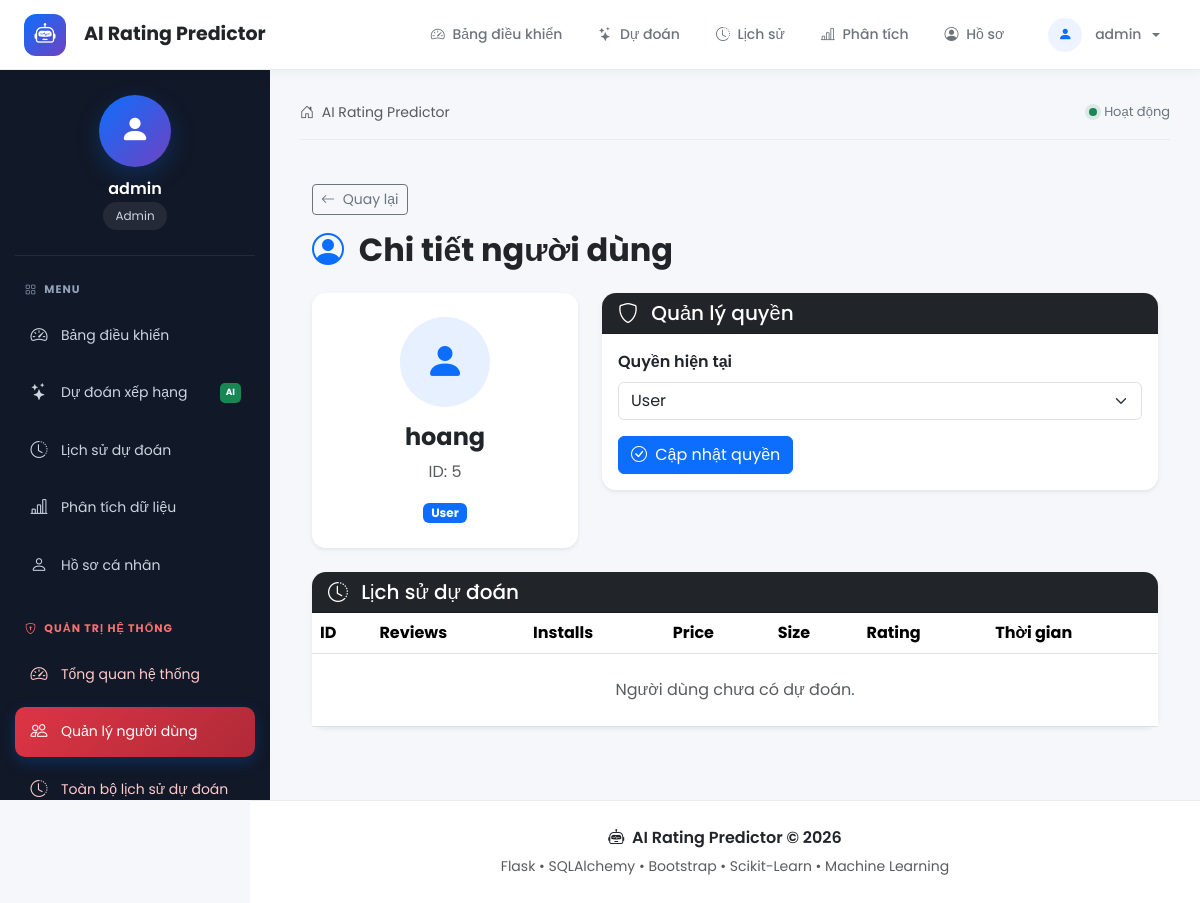
The app's page /admin/users/5 (signed in) with its own data.
### models/user.py (models this page shows, shortened)
class User(db.Model):
    __tablename__ = "users"
    id = db.Column(
        db.Integer,
        primary_key=True
    )
    username = db.Column(
        db.String(100),
        unique=True,
        nullable=False
    )
    password_hash = db.Column(
        db.String(255),
        nullable=False
    )
    role = db.Column(
        db.String(30),
        nullable=False,
        default="User"
    )
    created_at = db.Column(
        db.DateTime,
        default=datetime.utcnow
    )
    predictions = db.relationship(
        "Prediction",
        back_populates="user",
        cascade="all, delete-orphan"
    )

### routes/admin.py (the view, shortened to what this page needs)
@admin_bp.route("/users/<int:user_id>")
def user_detail(user_id):
    user = User.query.get_or_404(
        user_id
    )
    predictions = (
        Prediction.query
        .filter_by(user_id=user.id)
        .order_by(
            Prediction.created_at.desc()
        )
        .all()
    )
    return render_template(
        "admin/user_detail.html",
        user=user,
        predictions=predictions
    )

### routes/admin.py (called while the page is built)
def admin_required():
    if "user_id" not in session:
        return False
    if session.get("role") != "Admin":
        return False
    return True

### templates/admin/user_detail.html (shortened to what this page needs)
{% extends "layout.html" %}
{% block content %}
<div class="container-fluid py-4">
    <div class="mb-4">
        <a
            href="{{ url_for('admin.users') }}"
            class="btn btn-outline-secondary btn-sm mb-3"
        >
            <i class="bi bi-arrow-left me-1"></i>
            Quay lại
        </a>
        <h2 class="fw-bold">
            <i class="bi bi-person-circle text-primary me-2"></i>
            Chi tiết người dùng
        </h2>
    </div>
    <div class="row g-4 mb-4">
        <div class="col-lg-4">
            <div class="card border-0 shadow-sm">
                <div class="card-body text-center py-4">
                    <div
                        class="rounded-circle
                               bg-primary
                               bg-opacity-10
                               text-primary
                               mx-auto
                               d-flex
                               align-items-center
                               justify-content-center"
                        style="
                            width:90px;
                            height:90px;
                        "
                    >
                        <i class="bi bi-person-fill fs-1"></i>
                    </div>
                    <h4 class="fw-bold mt-3">
                        {{ user.username }}
                    </h4>
                    <p class="text-muted">
                        ID: {{ user.id }}
                    </p>
                    {% if user.role == "Admin" %}
                        <span class="badge bg-danger">
                            Admin
                        </span>
                    {% elif user.role == "Developer" %}
                        <span class="badge bg-dark">
                            Developer
                        </span>
                    {% else %}
                        <span class="badge bg-primary">
                            User
                        </span>
                    {% endif %}
                </div>
            </div>
        </div>
        <div class="col-lg-8">
            <div class="card border-0 shadow-sm">
                <div class="card-header bg-dark text-white">
                    <h5 class="mb-0">
                        <i class="bi bi-shield me-2"></i>
                        Quản lý quyền
                    </h5>
                </div>
                <div class="card-body">
                    <form
                        method="POST"
                        action="{{ url_for(
                            'admin.change_role',
                            user_id=user.id
                        ) }}"
                    >
                        <label class="form-label fw-semibold">
                            Quyền hiện tại
                        </label>
                        <select
                            name="role"
                            class="form-select mb-3"
                        >
                            <option
                                value="User"
                                {% if user.role == "User" %}
                                    selected
                                {% endif %}
                            >
                                User
                            </option>
                        </select>
                        {% if user.id == session.get("user_id") %}
                            <div class="alert alert-warning">
                                Bạn đang đăng nhập bằng tài khoản này.
                                Không thể thay đổi quyền của chính mình.
                            </div>
                        {% else %}
                            <button
                                type="submit"
                                class="btn btn-primary"
                            >
                                <i class="bi bi-check-circle me-1"></i>
                                Cập nhật quyền
                            </button>
                        {% endif %}
                    </form>
                </div>
            </div>
        </div>
    </div>
    <div class="card border-0 shadow-sm">
        <div class="card-header bg-dark text-white">
            <h5 class="mb-0">
                <i class="bi bi-clock-history me-2"></i>
                Lịch sử dự đoán
            </h5>
        </div>
        <div class="table-responsive">
            <table class="table table-hover align-middle mb-0">
                <thead>
                    <tr>
                        <th>ID</th>
                        <th>Reviews</th>
                        <th>Installs</th>
                        <th>Price</th>
                        <th>Size</th>
                        <th>Rating</th>
                        <th>Thời gian</th>
                    </tr>
                </thead>
                <tbody>
                {% for item in predictions %}
                    <tr>
                        <td>
                            #{{ item.id }}
                        </td>
                        <td>
                            {{ "{:,.0f}".format(
                                item.reviews
                            ) }}
                        </td>
                        <td>
                            {{ "{:,.0f}".format(
                                item.installs
                            ) }}
                        </td>
                        <td>
                            ${{ "%.2f".format(
                                item.price
                            ) }}
                        </td>
                        <td>
                            {{ "%.1f".format(
                                item.size
                            ) }} MB
                        </td>
                        <td>
                            <span class="badge bg-success">
                                ⭐ {{ "%.2f".format(
                                    item.rating
                                ) }}
                            </span>
                        </td>
                        <td>
                            {% if item.created_at %}
                                {{ item.created_at.strftime(
                                    "%d/%m/%Y %H:%M"
                                ) }}
                            {% else %}
                                --
                            {% endif %}
                        </td>
                    </tr>
                {% else %}
                    <tr>
                        <td
                            colspan="7"
                            class="text-center
                                   text-muted
                                   py-4"
                        >
                            Người dùng chưa có dự đoán.
                        </td>
                    </tr>
                {% endfor %}
                </tbody>
            </table>
        </div>
    </div>
</div>
{% endblock %}

### static/css/style.css (style rules this page uses)
* { box-sizing: border-box; }
body { margin: 0; font-family: "Poppins", sans-serif; background: #f5f7fb; color: #212529; }
.card { border: none; border-radius: 14px; box-shadow: 0 5px 20px rgba(0, 0, 0, 0.05); }
.card-header { border-radius: 14px 14px 0 0 !important; }
body { font-family: "Poppins", sans-serif; background: #f5f7fb; color: #212529; }
.card { border-radius: 14px; border: none; box-shadow: 0 5px 20px rgba(0,0,0,0.04); }

### records on screen
User: username "hoang", id "5", role "User"

### other values on screen
{{ session.get("user", "Guest") }} "admin"
{{ session.get("role", "User") }} "Admin"
